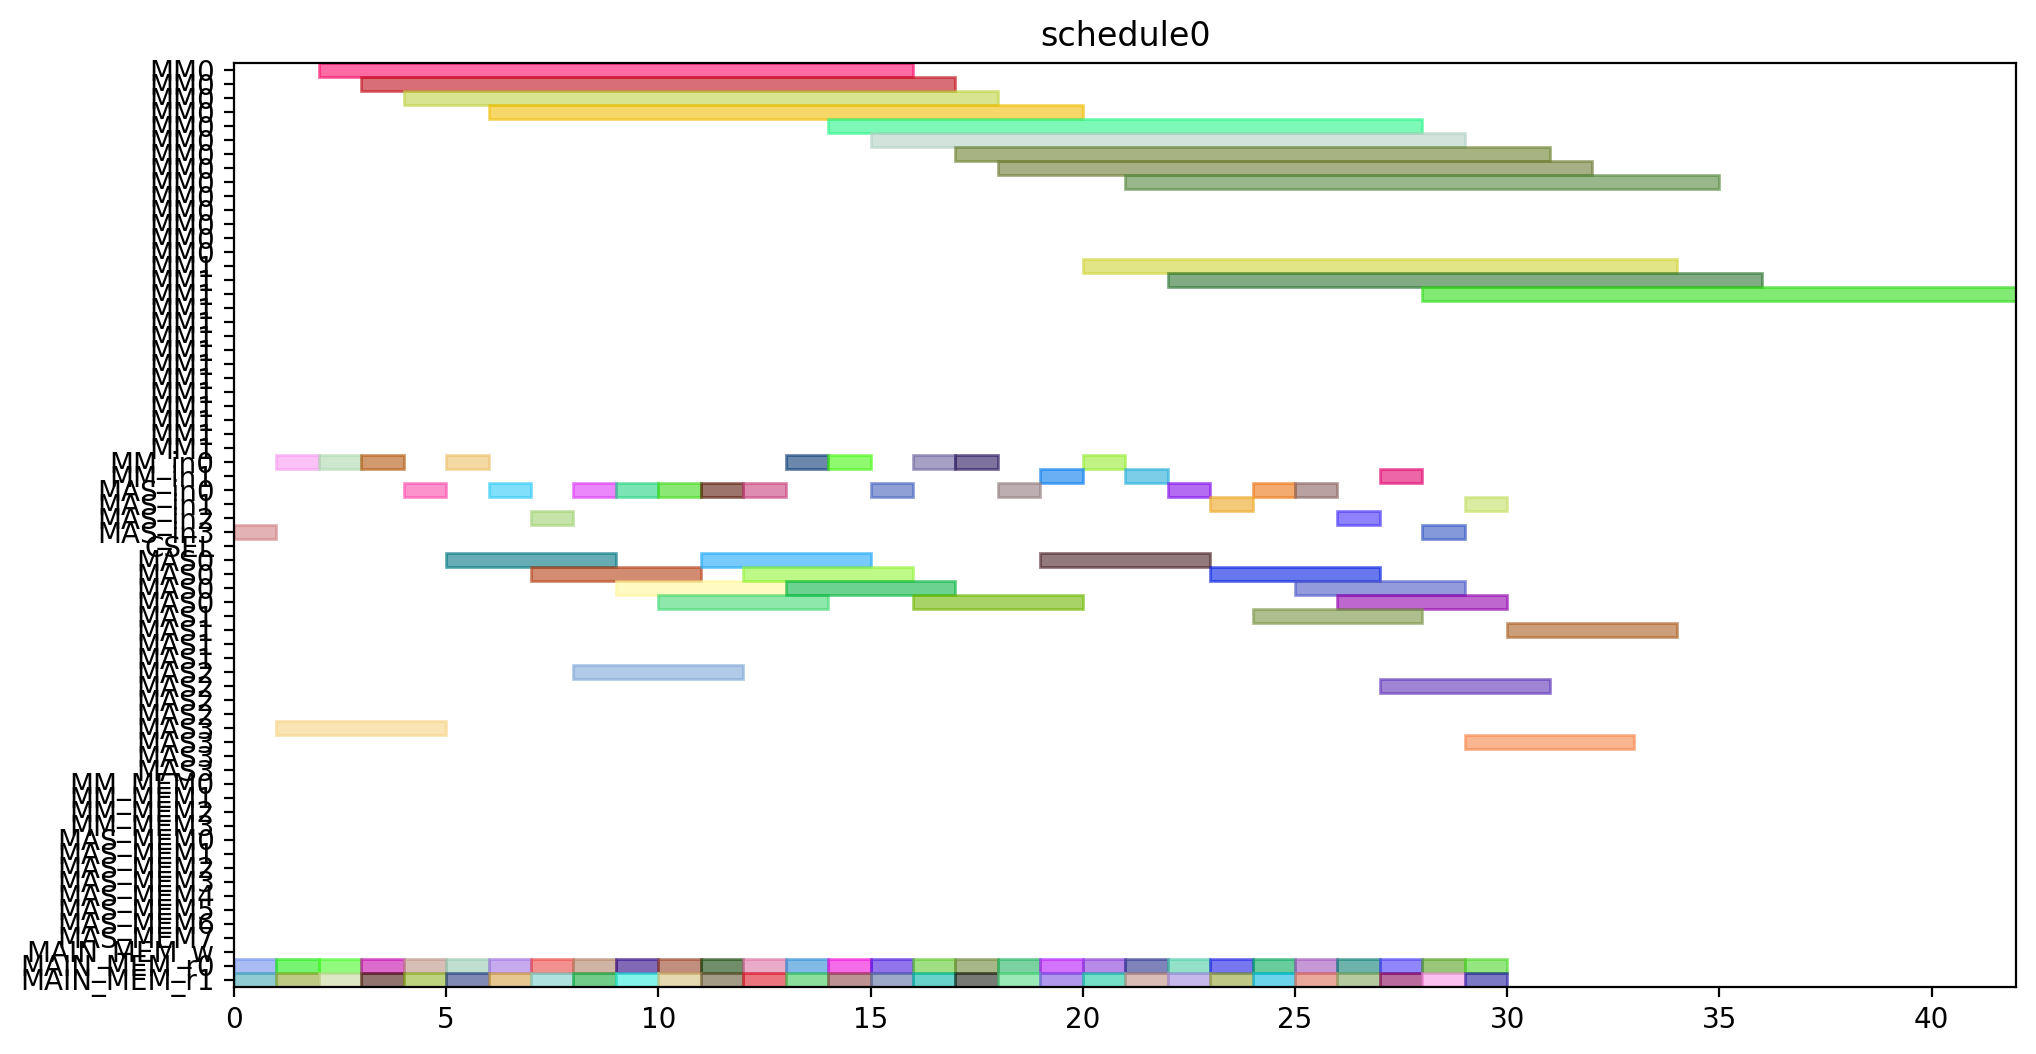

Generate this figure with Python:
from pyschedule import Scenario, solvers, plotters, alt


def solve():
	horizon = 120
	S = Scenario("schedule0", horizon=horizon)

	# resource
	MM = S.Resources('MM', num=2, size=14)
	MM_in = S.Resources('MM_in', num=2)
	MAS_in = S.Resources('MAS_in', num=4)
	CSEL = S.Resource('CSEL')
	MAS = S.Resources('MAS', num=4, size=4, periods=range(1, horizon))
	MM_MEM = S.Resources('MM_MEM', num=4)
	MAS_MEM = S.Resources('MAS_MEM', num=8)
	MAIN_MEM_w = S.Resource('MAIN_MEM_w', size=1)
	MAIN_MEM_r = S.Resources('MAIN_MEM_r', num=2)

	# result of previous scheduling

	# new tasks
	T1_t0 = S.Task('T1_t0', length=4, delay_cost=1)
	T1_t0 += alt(MAS)
	T1_t0_in = S.Task('T1_t0_in', length=1, delay_cost=1)
	T1_t0_in += alt(MAS_in)
	S += T1_t0_in*MAS_in[0]<=T1_t0*MAS[0]

	S += T1_t0_in*MAS_in[1]<=T1_t0*MAS[1]

	S += T1_t0_in*MAS_in[2]<=T1_t0*MAS[2]

	S += T1_t0_in*MAS_in[3]<=T1_t0*MAS[3]

	T1_t0_mem0 = S.Task('T1_t0_mem0', length=1, delay_cost=1)
	T1_t0_mem0 += MAIN_MEM_r[0]
	S += T1_t0_mem0 <= T1_t0

	T1_t0_mem1 = S.Task('T1_t0_mem1', length=1, delay_cost=1)
	T1_t0_mem1 += MAIN_MEM_r[1]
	S += T1_t0_mem1 <= T1_t0

	T1_t1 = S.Task('T1_t1', length=4, delay_cost=1)
	T1_t1 += alt(MAS)
	T1_t1_in = S.Task('T1_t1_in', length=1, delay_cost=1)
	T1_t1_in += alt(MAS_in)
	S += T1_t1_in*MAS_in[0]<=T1_t1*MAS[0]

	S += T1_t1_in*MAS_in[1]<=T1_t1*MAS[1]

	S += T1_t1_in*MAS_in[2]<=T1_t1*MAS[2]

	S += T1_t1_in*MAS_in[3]<=T1_t1*MAS[3]

	T1_t1_mem0 = S.Task('T1_t1_mem0', length=1, delay_cost=1)
	T1_t1_mem0 += MAIN_MEM_r[0]
	S += T1_t1_mem0 <= T1_t1

	T1_t1_mem1 = S.Task('T1_t1_mem1', length=1, delay_cost=1)
	T1_t1_mem1 += MAIN_MEM_r[1]
	S += T1_t1_mem1 <= T1_t1

	T1_t3 = S.Task('T1_t3', length=14, delay_cost=1)
	T1_t3 += alt(MM)
	T1_t3_in = S.Task('T1_t3_in', length=1, delay_cost=1)
	T1_t3_in += alt(MM_in)
	S += T1_t3_in*MM_in[0]<=T1_t3*MM[0]
	S += T1_t3_in*MM_in[1]<=T1_t3*MM[1]
	T1_t3_mem0 = S.Task('T1_t3_mem0', length=1, delay_cost=1)
	T1_t3_mem0 += MAIN_MEM_r[0]
	S += T1_t3_mem0 <= T1_t3

	T1_t3_mem1 = S.Task('T1_t3_mem1', length=1, delay_cost=1)
	T1_t3_mem1 += MAIN_MEM_r[1]
	S += T1_t3_mem1 <= T1_t3

	T2_t0 = S.Task('T2_t0', length=14, delay_cost=1)
	T2_t0 += alt(MM)
	T2_t0_in = S.Task('T2_t0_in', length=1, delay_cost=1)
	T2_t0_in += alt(MM_in)
	S += T2_t0_in*MM_in[0]<=T2_t0*MM[0]
	S += T2_t0_in*MM_in[1]<=T2_t0*MM[1]
	T2_t0_mem0 = S.Task('T2_t0_mem0', length=1, delay_cost=1)
	T2_t0_mem0 += MAIN_MEM_r[0]
	S += T2_t0_mem0 <= T2_t0

	T2_t0_mem1 = S.Task('T2_t0_mem1', length=1, delay_cost=1)
	T2_t0_mem1 += MAIN_MEM_r[1]
	S += T2_t0_mem1 <= T2_t0

	T2_t1 = S.Task('T2_t1', length=14, delay_cost=1)
	T2_t1 += alt(MM)
	T2_t1_in = S.Task('T2_t1_in', length=1, delay_cost=1)
	T2_t1_in += alt(MM_in)
	S += T2_t1_in*MM_in[0]<=T2_t1*MM[0]
	S += T2_t1_in*MM_in[1]<=T2_t1*MM[1]
	T2_t1_mem0 = S.Task('T2_t1_mem0', length=1, delay_cost=1)
	T2_t1_mem0 += MAIN_MEM_r[0]
	S += T2_t1_mem0 <= T2_t1

	T2_t1_mem1 = S.Task('T2_t1_mem1', length=1, delay_cost=1)
	T2_t1_mem1 += MAIN_MEM_r[1]
	S += T2_t1_mem1 <= T2_t1

	T2_t2 = S.Task('T2_t2', length=4, delay_cost=1)
	T2_t2 += alt(MAS)
	T2_t2_in = S.Task('T2_t2_in', length=1, delay_cost=1)
	T2_t2_in += alt(MAS_in)
	S += T2_t2_in*MAS_in[0]<=T2_t2*MAS[0]

	S += T2_t2_in*MAS_in[1]<=T2_t2*MAS[1]

	S += T2_t2_in*MAS_in[2]<=T2_t2*MAS[2]

	S += T2_t2_in*MAS_in[3]<=T2_t2*MAS[3]

	T2_t2_mem0 = S.Task('T2_t2_mem0', length=1, delay_cost=1)
	T2_t2_mem0 += MAIN_MEM_r[0]
	S += T2_t2_mem0 <= T2_t2

	T2_t2_mem1 = S.Task('T2_t2_mem1', length=1, delay_cost=1)
	T2_t2_mem1 += MAIN_MEM_r[1]
	S += T2_t2_mem1 <= T2_t2

	T2_t3 = S.Task('T2_t3', length=4, delay_cost=1)
	T2_t3 += alt(MAS)
	T2_t3_in = S.Task('T2_t3_in', length=1, delay_cost=1)
	T2_t3_in += alt(MAS_in)
	S += T2_t3_in*MAS_in[0]<=T2_t3*MAS[0]

	S += T2_t3_in*MAS_in[1]<=T2_t3*MAS[1]

	S += T2_t3_in*MAS_in[2]<=T2_t3*MAS[2]

	S += T2_t3_in*MAS_in[3]<=T2_t3*MAS[3]

	T2_t3_mem0 = S.Task('T2_t3_mem0', length=1, delay_cost=1)
	T2_t3_mem0 += MAIN_MEM_r[0]
	S += T2_t3_mem0 <= T2_t3

	T2_t3_mem1 = S.Task('T2_t3_mem1', length=1, delay_cost=1)
	T2_t3_mem1 += MAIN_MEM_r[1]
	S += T2_t3_mem1 <= T2_t3

	T3_t0 = S.Task('T3_t0', length=14, delay_cost=1)
	T3_t0 += alt(MM)
	T3_t0_in = S.Task('T3_t0_in', length=1, delay_cost=1)
	T3_t0_in += alt(MM_in)
	S += T3_t0_in*MM_in[0]<=T3_t0*MM[0]
	S += T3_t0_in*MM_in[1]<=T3_t0*MM[1]
	T3_t0_mem0 = S.Task('T3_t0_mem0', length=1, delay_cost=1)
	T3_t0_mem0 += MAIN_MEM_r[0]
	S += T3_t0_mem0 <= T3_t0

	T3_t0_mem1 = S.Task('T3_t0_mem1', length=1, delay_cost=1)
	T3_t0_mem1 += MAIN_MEM_r[1]
	S += T3_t0_mem1 <= T3_t0

	T3_t1 = S.Task('T3_t1', length=14, delay_cost=1)
	T3_t1 += alt(MM)
	T3_t1_in = S.Task('T3_t1_in', length=1, delay_cost=1)
	T3_t1_in += alt(MM_in)
	S += T3_t1_in*MM_in[0]<=T3_t1*MM[0]
	S += T3_t1_in*MM_in[1]<=T3_t1*MM[1]
	T3_t1_mem0 = S.Task('T3_t1_mem0', length=1, delay_cost=1)
	T3_t1_mem0 += MAIN_MEM_r[0]
	S += T3_t1_mem0 <= T3_t1

	T3_t1_mem1 = S.Task('T3_t1_mem1', length=1, delay_cost=1)
	T3_t1_mem1 += MAIN_MEM_r[1]
	S += T3_t1_mem1 <= T3_t1

	T3_t2 = S.Task('T3_t2', length=4, delay_cost=1)
	T3_t2 += alt(MAS)
	T3_t2_in = S.Task('T3_t2_in', length=1, delay_cost=1)
	T3_t2_in += alt(MAS_in)
	S += T3_t2_in*MAS_in[0]<=T3_t2*MAS[0]

	S += T3_t2_in*MAS_in[1]<=T3_t2*MAS[1]

	S += T3_t2_in*MAS_in[2]<=T3_t2*MAS[2]

	S += T3_t2_in*MAS_in[3]<=T3_t2*MAS[3]

	T3_t2_mem0 = S.Task('T3_t2_mem0', length=1, delay_cost=1)
	T3_t2_mem0 += MAIN_MEM_r[0]
	S += T3_t2_mem0 <= T3_t2

	T3_t2_mem1 = S.Task('T3_t2_mem1', length=1, delay_cost=1)
	T3_t2_mem1 += MAIN_MEM_r[1]
	S += T3_t2_mem1 <= T3_t2

	T3_t3 = S.Task('T3_t3', length=4, delay_cost=1)
	T3_t3 += alt(MAS)
	T3_t3_in = S.Task('T3_t3_in', length=1, delay_cost=1)
	T3_t3_in += alt(MAS_in)
	S += T3_t3_in*MAS_in[0]<=T3_t3*MAS[0]

	S += T3_t3_in*MAS_in[1]<=T3_t3*MAS[1]

	S += T3_t3_in*MAS_in[2]<=T3_t3*MAS[2]

	S += T3_t3_in*MAS_in[3]<=T3_t3*MAS[3]

	T3_t3_mem0 = S.Task('T3_t3_mem0', length=1, delay_cost=1)
	T3_t3_mem0 += MAIN_MEM_r[0]
	S += T3_t3_mem0 <= T3_t3

	T3_t3_mem1 = S.Task('T3_t3_mem1', length=1, delay_cost=1)
	T3_t3_mem1 += MAIN_MEM_r[1]
	S += T3_t3_mem1 <= T3_t3

	T4_t0 = S.Task('T4_t0', length=14, delay_cost=1)
	T4_t0 += alt(MM)
	T4_t0_in = S.Task('T4_t0_in', length=1, delay_cost=1)
	T4_t0_in += alt(MM_in)
	S += T4_t0_in*MM_in[0]<=T4_t0*MM[0]
	S += T4_t0_in*MM_in[1]<=T4_t0*MM[1]
	T4_t0_mem0 = S.Task('T4_t0_mem0', length=1, delay_cost=1)
	T4_t0_mem0 += MAIN_MEM_r[0]
	S += T4_t0_mem0 <= T4_t0

	T4_t0_mem1 = S.Task('T4_t0_mem1', length=1, delay_cost=1)
	T4_t0_mem1 += MAIN_MEM_r[1]
	S += T4_t0_mem1 <= T4_t0

	T4_t1 = S.Task('T4_t1', length=14, delay_cost=1)
	T4_t1 += alt(MM)
	T4_t1_in = S.Task('T4_t1_in', length=1, delay_cost=1)
	T4_t1_in += alt(MM_in)
	S += T4_t1_in*MM_in[0]<=T4_t1*MM[0]
	S += T4_t1_in*MM_in[1]<=T4_t1*MM[1]
	T4_t1_mem0 = S.Task('T4_t1_mem0', length=1, delay_cost=1)
	T4_t1_mem0 += MAIN_MEM_r[0]
	S += T4_t1_mem0 <= T4_t1

	T4_t1_mem1 = S.Task('T4_t1_mem1', length=1, delay_cost=1)
	T4_t1_mem1 += MAIN_MEM_r[1]
	S += T4_t1_mem1 <= T4_t1

	T4_t2 = S.Task('T4_t2', length=4, delay_cost=1)
	T4_t2 += alt(MAS)
	T4_t2_in = S.Task('T4_t2_in', length=1, delay_cost=1)
	T4_t2_in += alt(MAS_in)
	S += T4_t2_in*MAS_in[0]<=T4_t2*MAS[0]

	S += T4_t2_in*MAS_in[1]<=T4_t2*MAS[1]

	S += T4_t2_in*MAS_in[2]<=T4_t2*MAS[2]

	S += T4_t2_in*MAS_in[3]<=T4_t2*MAS[3]

	T4_t2_mem0 = S.Task('T4_t2_mem0', length=1, delay_cost=1)
	T4_t2_mem0 += MAIN_MEM_r[0]
	S += T4_t2_mem0 <= T4_t2

	T4_t2_mem1 = S.Task('T4_t2_mem1', length=1, delay_cost=1)
	T4_t2_mem1 += MAIN_MEM_r[1]
	S += T4_t2_mem1 <= T4_t2

	T4_t3 = S.Task('T4_t3', length=4, delay_cost=1)
	T4_t3 += alt(MAS)
	T4_t3_in = S.Task('T4_t3_in', length=1, delay_cost=1)
	T4_t3_in += alt(MAS_in)
	S += T4_t3_in*MAS_in[0]<=T4_t3*MAS[0]

	S += T4_t3_in*MAS_in[1]<=T4_t3*MAS[1]

	S += T4_t3_in*MAS_in[2]<=T4_t3*MAS[2]

	S += T4_t3_in*MAS_in[3]<=T4_t3*MAS[3]

	T4_t3_mem0 = S.Task('T4_t3_mem0', length=1, delay_cost=1)
	T4_t3_mem0 += MAIN_MEM_r[0]
	S += T4_t3_mem0 <= T4_t3

	T4_t3_mem1 = S.Task('T4_t3_mem1', length=1, delay_cost=1)
	T4_t3_mem1 += MAIN_MEM_r[1]
	S += T4_t3_mem1 <= T4_t3

	T5_t0 = S.Task('T5_t0', length=4, delay_cost=1)
	T5_t0 += alt(MAS)
	T5_t0_in = S.Task('T5_t0_in', length=1, delay_cost=1)
	T5_t0_in += alt(MAS_in)
	S += T5_t0_in*MAS_in[0]<=T5_t0*MAS[0]

	S += T5_t0_in*MAS_in[1]<=T5_t0*MAS[1]

	S += T5_t0_in*MAS_in[2]<=T5_t0*MAS[2]

	S += T5_t0_in*MAS_in[3]<=T5_t0*MAS[3]

	T5_t0_mem0 = S.Task('T5_t0_mem0', length=1, delay_cost=1)
	T5_t0_mem0 += MAIN_MEM_r[0]
	S += T5_t0_mem0 <= T5_t0

	T5_t0_mem1 = S.Task('T5_t0_mem1', length=1, delay_cost=1)
	T5_t0_mem1 += MAIN_MEM_r[1]
	S += T5_t0_mem1 <= T5_t0

	T5_t1 = S.Task('T5_t1', length=4, delay_cost=1)
	T5_t1 += alt(MAS)
	T5_t1_in = S.Task('T5_t1_in', length=1, delay_cost=1)
	T5_t1_in += alt(MAS_in)
	S += T5_t1_in*MAS_in[0]<=T5_t1*MAS[0]

	S += T5_t1_in*MAS_in[1]<=T5_t1*MAS[1]

	S += T5_t1_in*MAS_in[2]<=T5_t1*MAS[2]

	S += T5_t1_in*MAS_in[3]<=T5_t1*MAS[3]

	T5_t1_mem0 = S.Task('T5_t1_mem0', length=1, delay_cost=1)
	T5_t1_mem0 += MAIN_MEM_r[0]
	S += T5_t1_mem0 <= T5_t1

	T5_t1_mem1 = S.Task('T5_t1_mem1', length=1, delay_cost=1)
	T5_t1_mem1 += MAIN_MEM_r[1]
	S += T5_t1_mem1 <= T5_t1

	T5_t3 = S.Task('T5_t3', length=14, delay_cost=1)
	T5_t3 += alt(MM)
	T5_t3_in = S.Task('T5_t3_in', length=1, delay_cost=1)
	T5_t3_in += alt(MM_in)
	S += T5_t3_in*MM_in[0]<=T5_t3*MM[0]
	S += T5_t3_in*MM_in[1]<=T5_t3*MM[1]
	T5_t3_mem0 = S.Task('T5_t3_mem0', length=1, delay_cost=1)
	T5_t3_mem0 += MAIN_MEM_r[0]
	S += T5_t3_mem0 <= T5_t3

	T5_t3_mem1 = S.Task('T5_t3_mem1', length=1, delay_cost=1)
	T5_t3_mem1 += MAIN_MEM_r[1]
	S += T5_t3_mem1 <= T5_t3

	T6_t0 = S.Task('T6_t0', length=14, delay_cost=1)
	T6_t0 += alt(MM)
	T6_t0_in = S.Task('T6_t0_in', length=1, delay_cost=1)
	T6_t0_in += alt(MM_in)
	S += T6_t0_in*MM_in[0]<=T6_t0*MM[0]
	S += T6_t0_in*MM_in[1]<=T6_t0*MM[1]
	T6_t0_mem0 = S.Task('T6_t0_mem0', length=1, delay_cost=1)
	T6_t0_mem0 += MAIN_MEM_r[0]
	S += T6_t0_mem0 <= T6_t0

	T6_t0_mem1 = S.Task('T6_t0_mem1', length=1, delay_cost=1)
	T6_t0_mem1 += MAIN_MEM_r[1]
	S += T6_t0_mem1 <= T6_t0

	T6_t1 = S.Task('T6_t1', length=14, delay_cost=1)
	T6_t1 += alt(MM)
	T6_t1_in = S.Task('T6_t1_in', length=1, delay_cost=1)
	T6_t1_in += alt(MM_in)
	S += T6_t1_in*MM_in[0]<=T6_t1*MM[0]
	S += T6_t1_in*MM_in[1]<=T6_t1*MM[1]
	T6_t1_mem0 = S.Task('T6_t1_mem0', length=1, delay_cost=1)
	T6_t1_mem0 += MAIN_MEM_r[0]
	S += T6_t1_mem0 <= T6_t1

	T6_t1_mem1 = S.Task('T6_t1_mem1', length=1, delay_cost=1)
	T6_t1_mem1 += MAIN_MEM_r[1]
	S += T6_t1_mem1 <= T6_t1

	T6_t2 = S.Task('T6_t2', length=4, delay_cost=1)
	T6_t2 += alt(MAS)
	T6_t2_in = S.Task('T6_t2_in', length=1, delay_cost=1)
	T6_t2_in += alt(MAS_in)
	S += T6_t2_in*MAS_in[0]<=T6_t2*MAS[0]

	S += T6_t2_in*MAS_in[1]<=T6_t2*MAS[1]

	S += T6_t2_in*MAS_in[2]<=T6_t2*MAS[2]

	S += T6_t2_in*MAS_in[3]<=T6_t2*MAS[3]

	T6_t2_mem0 = S.Task('T6_t2_mem0', length=1, delay_cost=1)
	T6_t2_mem0 += MAIN_MEM_r[0]
	S += T6_t2_mem0 <= T6_t2

	T6_t2_mem1 = S.Task('T6_t2_mem1', length=1, delay_cost=1)
	T6_t2_mem1 += MAIN_MEM_r[1]
	S += T6_t2_mem1 <= T6_t2

	T6_t3 = S.Task('T6_t3', length=4, delay_cost=1)
	T6_t3 += alt(MAS)
	T6_t3_in = S.Task('T6_t3_in', length=1, delay_cost=1)
	T6_t3_in += alt(MAS_in)
	S += T6_t3_in*MAS_in[0]<=T6_t3*MAS[0]

	S += T6_t3_in*MAS_in[1]<=T6_t3*MAS[1]

	S += T6_t3_in*MAS_in[2]<=T6_t3*MAS[2]

	S += T6_t3_in*MAS_in[3]<=T6_t3*MAS[3]

	T6_t3_mem0 = S.Task('T6_t3_mem0', length=1, delay_cost=1)
	T6_t3_mem0 += MAIN_MEM_r[0]
	S += T6_t3_mem0 <= T6_t3

	T6_t3_mem1 = S.Task('T6_t3_mem1', length=1, delay_cost=1)
	T6_t3_mem1 += MAIN_MEM_r[1]
	S += T6_t3_mem1 <= T6_t3

	T7_t0 = S.Task('T7_t0', length=14, delay_cost=1)
	T7_t0 += alt(MM)
	T7_t0_in = S.Task('T7_t0_in', length=1, delay_cost=1)
	T7_t0_in += alt(MM_in)
	S += T7_t0_in*MM_in[0]<=T7_t0*MM[0]
	S += T7_t0_in*MM_in[1]<=T7_t0*MM[1]
	T7_t0_mem0 = S.Task('T7_t0_mem0', length=1, delay_cost=1)
	T7_t0_mem0 += MAIN_MEM_r[0]
	S += T7_t0_mem0 <= T7_t0

	T7_t0_mem1 = S.Task('T7_t0_mem1', length=1, delay_cost=1)
	T7_t0_mem1 += MAIN_MEM_r[1]
	S += T7_t0_mem1 <= T7_t0

	T7_t1 = S.Task('T7_t1', length=14, delay_cost=1)
	T7_t1 += alt(MM)
	T7_t1_in = S.Task('T7_t1_in', length=1, delay_cost=1)
	T7_t1_in += alt(MM_in)
	S += T7_t1_in*MM_in[0]<=T7_t1*MM[0]
	S += T7_t1_in*MM_in[1]<=T7_t1*MM[1]
	T7_t1_mem0 = S.Task('T7_t1_mem0', length=1, delay_cost=1)
	T7_t1_mem0 += MAIN_MEM_r[0]
	S += T7_t1_mem0 <= T7_t1

	T7_t1_mem1 = S.Task('T7_t1_mem1', length=1, delay_cost=1)
	T7_t1_mem1 += MAIN_MEM_r[1]
	S += T7_t1_mem1 <= T7_t1

	T7_t2 = S.Task('T7_t2', length=4, delay_cost=1)
	T7_t2 += alt(MAS)
	T7_t2_in = S.Task('T7_t2_in', length=1, delay_cost=1)
	T7_t2_in += alt(MAS_in)
	S += T7_t2_in*MAS_in[0]<=T7_t2*MAS[0]

	S += T7_t2_in*MAS_in[1]<=T7_t2*MAS[1]

	S += T7_t2_in*MAS_in[2]<=T7_t2*MAS[2]

	S += T7_t2_in*MAS_in[3]<=T7_t2*MAS[3]

	T7_t2_mem0 = S.Task('T7_t2_mem0', length=1, delay_cost=1)
	T7_t2_mem0 += MAIN_MEM_r[0]
	S += T7_t2_mem0 <= T7_t2

	T7_t2_mem1 = S.Task('T7_t2_mem1', length=1, delay_cost=1)
	T7_t2_mem1 += MAIN_MEM_r[1]
	S += T7_t2_mem1 <= T7_t2

	T7_t3 = S.Task('T7_t3', length=4, delay_cost=1)
	T7_t3 += alt(MAS)
	T7_t3_in = S.Task('T7_t3_in', length=1, delay_cost=1)
	T7_t3_in += alt(MAS_in)
	S += T7_t3_in*MAS_in[0]<=T7_t3*MAS[0]

	S += T7_t3_in*MAS_in[1]<=T7_t3*MAS[1]

	S += T7_t3_in*MAS_in[2]<=T7_t3*MAS[2]

	S += T7_t3_in*MAS_in[3]<=T7_t3*MAS[3]

	T7_t3_mem0 = S.Task('T7_t3_mem0', length=1, delay_cost=1)
	T7_t3_mem0 += MAIN_MEM_r[0]
	S += T7_t3_mem0 <= T7_t3

	T7_t3_mem1 = S.Task('T7_t3_mem1', length=1, delay_cost=1)
	T7_t3_mem1 += MAIN_MEM_r[1]
	S += T7_t3_mem1 <= T7_t3

	T8_t2 = S.Task('T8_t2', length=4, delay_cost=1)
	T8_t2 += alt(MAS)
	T8_t2_in = S.Task('T8_t2_in', length=1, delay_cost=1)
	T8_t2_in += alt(MAS_in)
	S += T8_t2_in*MAS_in[0]<=T8_t2*MAS[0]

	S += T8_t2_in*MAS_in[1]<=T8_t2*MAS[1]

	S += T8_t2_in*MAS_in[2]<=T8_t2*MAS[2]

	S += T8_t2_in*MAS_in[3]<=T8_t2*MAS[3]

	T8_t2_mem0 = S.Task('T8_t2_mem0', length=1, delay_cost=1)
	T8_t2_mem0 += MAIN_MEM_r[0]
	S += T8_t2_mem0 <= T8_t2

	T8_t2_mem1 = S.Task('T8_t2_mem1', length=1, delay_cost=1)
	T8_t2_mem1 += MAIN_MEM_r[1]
	S += T8_t2_mem1 <= T8_t2

	T9_t2 = S.Task('T9_t2', length=4, delay_cost=1)
	T9_t2 += alt(MAS)
	T9_t2_in = S.Task('T9_t2_in', length=1, delay_cost=1)
	T9_t2_in += alt(MAS_in)
	S += T9_t2_in*MAS_in[0]<=T9_t2*MAS[0]

	S += T9_t2_in*MAS_in[1]<=T9_t2*MAS[1]

	S += T9_t2_in*MAS_in[2]<=T9_t2*MAS[2]

	S += T9_t2_in*MAS_in[3]<=T9_t2*MAS[3]

	T9_t2_mem0 = S.Task('T9_t2_mem0', length=1, delay_cost=1)
	T9_t2_mem0 += MAIN_MEM_r[0]
	S += T9_t2_mem0 <= T9_t2

	T9_t2_mem1 = S.Task('T9_t2_mem1', length=1, delay_cost=1)
	T9_t2_mem1 += MAIN_MEM_r[1]
	S += T9_t2_mem1 <= T9_t2

	T10_t2 = S.Task('T10_t2', length=4, delay_cost=1)
	T10_t2 += alt(MAS)
	T10_t2_in = S.Task('T10_t2_in', length=1, delay_cost=1)
	T10_t2_in += alt(MAS_in)
	S += T10_t2_in*MAS_in[0]<=T10_t2*MAS[0]

	S += T10_t2_in*MAS_in[1]<=T10_t2*MAS[1]

	S += T10_t2_in*MAS_in[2]<=T10_t2*MAS[2]

	S += T10_t2_in*MAS_in[3]<=T10_t2*MAS[3]

	T10_t2_mem0 = S.Task('T10_t2_mem0', length=1, delay_cost=1)
	T10_t2_mem0 += MAIN_MEM_r[0]
	S += T10_t2_mem0 <= T10_t2

	T10_t2_mem1 = S.Task('T10_t2_mem1', length=1, delay_cost=1)
	T10_t2_mem1 += MAIN_MEM_r[1]
	S += T10_t2_mem1 <= T10_t2

	T11_t2 = S.Task('T11_t2', length=4, delay_cost=1)
	T11_t2 += alt(MAS)
	T11_t2_in = S.Task('T11_t2_in', length=1, delay_cost=1)
	T11_t2_in += alt(MAS_in)
	S += T11_t2_in*MAS_in[0]<=T11_t2*MAS[0]

	S += T11_t2_in*MAS_in[1]<=T11_t2*MAS[1]

	S += T11_t2_in*MAS_in[2]<=T11_t2*MAS[2]

	S += T11_t2_in*MAS_in[3]<=T11_t2*MAS[3]

	T11_t2_mem0 = S.Task('T11_t2_mem0', length=1, delay_cost=1)
	T11_t2_mem0 += MAIN_MEM_r[0]
	S += T11_t2_mem0 <= T11_t2

	T11_t2_mem1 = S.Task('T11_t2_mem1', length=1, delay_cost=1)
	T11_t2_mem1 += MAIN_MEM_r[1]
	S += T11_t2_mem1 <= T11_t2

	solvers.mip.solve(S,msg=1,kind='CPLEX',ratio_gap=1.01)

	solution = [['hoge']*len(S.solution()[1]) for i in range(len(S.solution()))]
	for i in range(len(S.solution())):
		for j in range(len(S.solution()[i])):
			solution[i][j]=str(S.solution()[i][j])
	print(solution)

	cycles = int(solution[-1][3])

	pic_file_name = "/mnt/rose/usr1/fukuda/ABE/multiRAM_multiMAS_16mux/scheduling_result/stage14MM2_stage4MAS4/EP2_LADDERMUL/schedule0.png"
	if(S.solution() != []):
		plotters.matplotlib.plot(S,img_filename=pic_file_name, show_task_labels=False, fig_size=(cycles*0.25+3, 6))

	return solution
